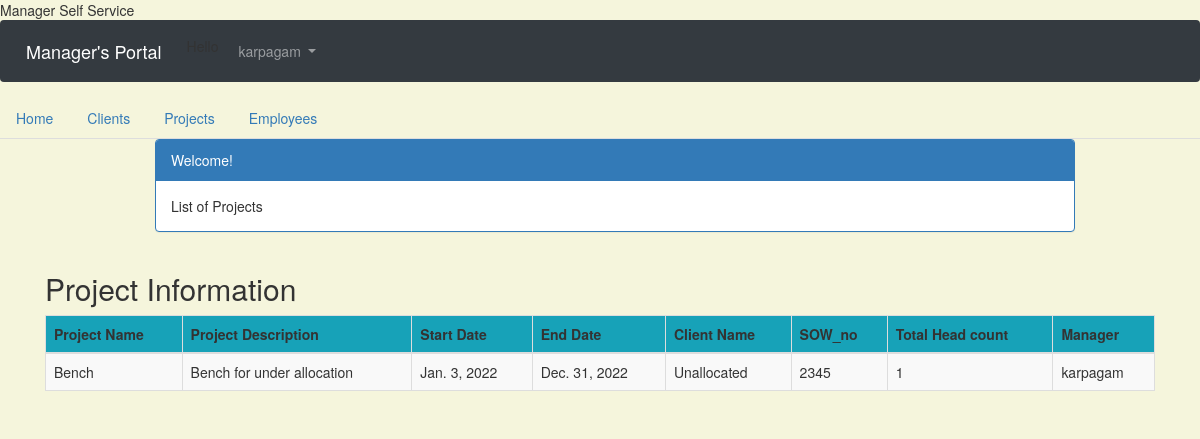
The app's page /manager/project_list/ (signed in), older data.
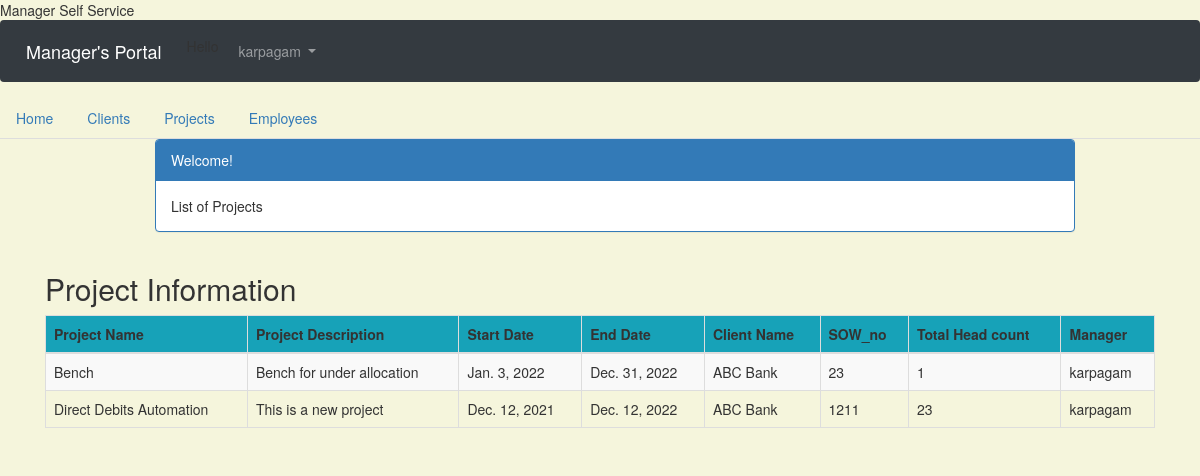
The same page, newer data.
### manager/models.py (models this page shows, shortened)
class Project(models.Model):
    project_name = models.CharField(max_length=50, blank=False, null=False, default=' ')
    project_description = models.CharField(max_length=50, blank=False, null=False, default=' ')
    start_date = models.DateField(null=True, blank=True)
    end_date = models.DateField(null=True, blank=True)
    client_name = models.ForeignKey(Client, related_name='client', max_length=50, blank=False, null=False, default=' ',
                                    on_delete=models.DO_NOTHING)
    SOW_no = models.CharField(max_length=50, blank=False, null=False, default=' ')
    total_headcount = models.IntegerField(blank=False, null=False, default=' ')
    manager = models.ForeignKey(get_user_model(), on_delete=models.CASCADE)

class Client(models.Model):
    client_name = models.CharField(max_length=50, blank=False, null=False, default=' ')
    POC_client = models.CharField(max_length=50, blank=False, null=False, default=' ')
    POC_manager = models.ForeignKey(get_user_model(), on_delete=models.CASCADE)
    def __str__(self):
        return self.client_name

### users/models.py (models this page shows)
class CustomUser(AbstractUser):
    department = models.CharField(max_length=50, default=' ', null=True, blank=True)
    cell_phone = models.CharField(max_length=50, default='(402)000-0000')
    date_of_joining = models.DateField(null=True, blank=True)
    employee_ID = models.CharField(max_length=50, default=' ', null=True, blank=True)
    office_location = models.CharField(max_length=50, default=' ', null=True, blank=True)
    designation = models.CharField(max_length=50, default=' ', null=True, blank=True)

### manager/views.py (the view)
# urls.py: path('project_list/', views.project_list, name='project_list'),
@login_required
def project_list(request):
    project = Project.objects.all()
    return render(request, 'project_list.html',
                  {'projects': project})

### templates/project_list.html (shortened to what this page needs)
{% extends 'base.html' %}
{% block content %}
 <html>
    <head>
        <link rel="stylesheet" href="https://maxcdn.bootstrapcdn.com/bootstrap/3.3.4/css/bootstrap.min.css">
    </head>
    <body>
    <div class="container">
        <div class="row">
            <div class="col-md-10 col-md-offset-1">
                <div class="panel panel-primary">
                    <div class="panel-heading">Welcome!</div>
                    <div class="panel-body">
                        List of Projects
                    </div>
                </div>
            </div>
        </div>
    </div>
    <div class="row">
        <h2 style="padding-left: 15Px">Project Information</h2>
    </div>
    <div>
        <table class="table table-striped table-bordered table-hover">
            <thead>
            <tr class="bg-info">
                <th>Project Name</th>
                <th>Project Description</th>
                <th>Start Date</th>
                <th>End Date</th>
                <th>Client Name</th>
                <th>SOW_no</th>
                <th>Total Head count</th>
                <th>Manager</th>
            </tr>
            </thead>
            <tbody>
            {% for project in projects %}
                <tr>
                    <td>{{ project.project_name }}</td>
                    <td>{{ project.project_description }}</td>
                    <td>{{ project.start_date }}</td>
                    <td>{{ project.end_date }}</td>
                    <td>{{ project.client_name }}</td>
                    <td>{{ project.SOW_no }}</td>
                    <td>{{ project.total_headcount }}</td>
                    <td>{{ project.manager }}</td>
                </tr>
            {% endfor %}
            </tbody>
        </table>
    </div>
        </body>
    </html>
{% endblock content %}

Row changes from the older to the newer data that the page shows:
changed Project "Bench": client_name "Unallocated" → "ABC Bank"; SOW_no "2345" → "23"
added Project: project_name "Direct Debits Automation", project_description "This is a new project", start_date "Dec. 12, 2021", end_date "Dec. 12, 2022", client_name "ABC Bank", SOW_no "1211", total_headcount "23", manager "karpagam"
